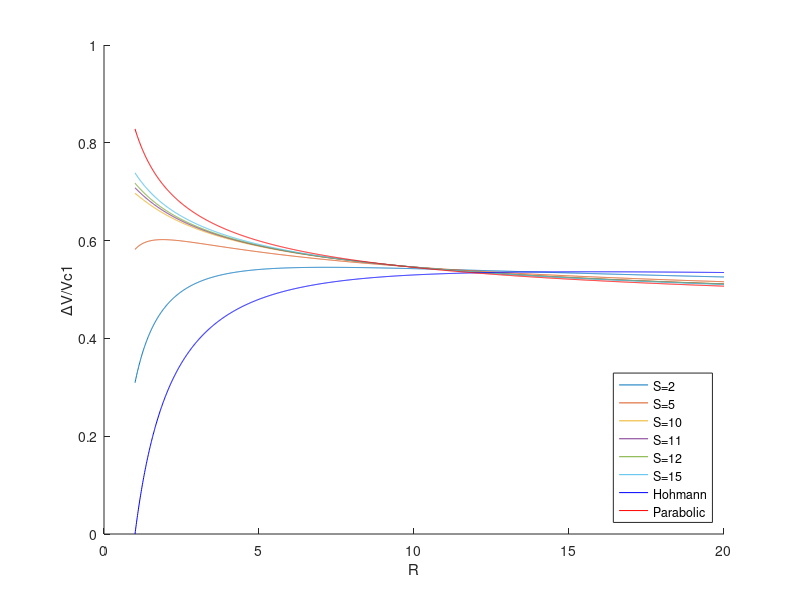
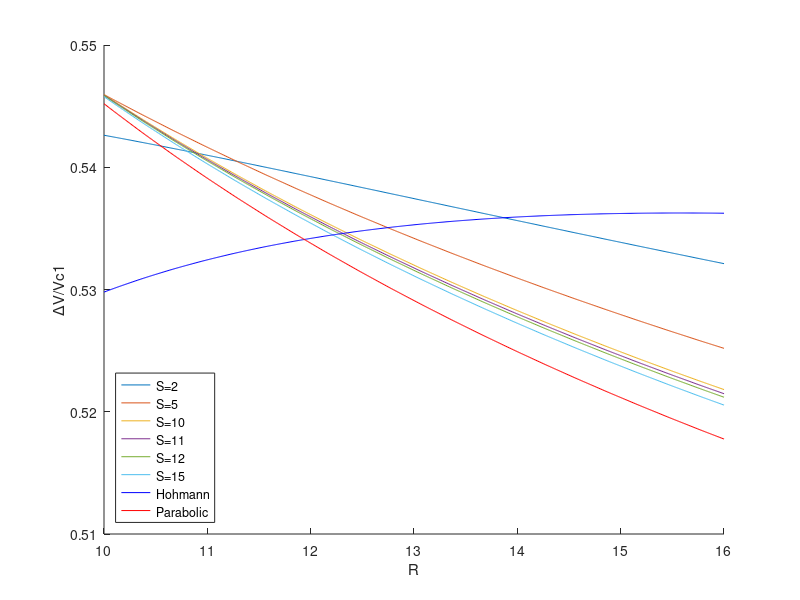

Source code (MATLAB) for these figures, in order:
clc;clear;close all;
R1=1:0.01:20;
R2=10:0.01:16;
S=[2,5,10,11,12,15];

dvH=@(R) (sqrt((2.*R)./(1+R))-1)+(sqrt(1./R).*(1-sqrt(2./(1+R))));
dvE=@(R,S) (sqrt((2.*R.*S)./(1+R.*S))-1)+(sqrt(1./(R.*S)).*(sqrt(2./(1+S))-sqrt(2./(1+R.*S))))+(sqrt(2.*S./(R+R.*S))-sqrt(1./R));
dvP=@(R) (sqrt(2)-1)+(sqrt(1./R).*(sqrt(2)-1));

figure(1)
hold on
p1H=dvH(R1);
p1P=dvP(R1);
p1E=zeros(length(R1),length(S));
for i=1:length(S)
    p1E(:,i)=dvE(R1,S(i))';
    plot(R1,p1E(:,i))
end
legend('S=2','S=5','S=10','S=11','S=12','S=15','Location','southeast')
plot(R1,p1H,'b','DisplayName','Hohmann')
plot(R1,p1P,'r','DisplayName','Parabolic')
xlabel('R')
ylabel('\DeltaV/Vc1')
legend

figure(2)
hold on
p1H=dvH(R2);
p1P=dvP(R2);
p1E=zeros(length(R2),length(S));
for i=1:length(S)
    p1E(:,i)=dvE(R2,S(i))';
    plot(R2,p1E(:,i))
end
legend('S=2','S=5','S=10','S=11','S=12','S=15','Location','southwest')
plot(R2,p1H,'b','DisplayName','Hohmann')
plot(R2,p1P,'r','DisplayName','Parabolic')
xlabel('R')
ylabel('\DeltaV/Vc1')
axis([-inf inf 0.51 0.55])